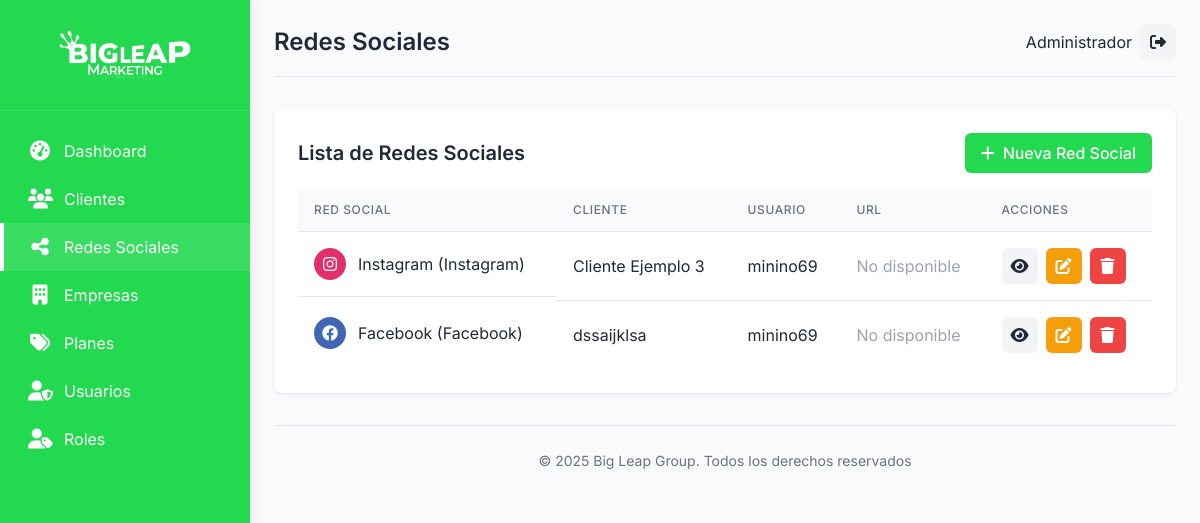
Screenshot of /redes-sociales.php (signed in) with the database file from the repository.
### tables this page shows
CREATE TABLE `redes_sociales` (
  `id_red` int(11) NOT NULL,
  `id_cliente` int(11) DEFAULT NULL,
  `tipo_red` varchar(50) NOT NULL,
  `nombre_red` varchar(100) NOT NULL,
  `usuario_red` varchar(100) DEFAULT NULL,
  `contrasena_red` varchar(100) DEFAULT NULL,
  `url_red` varchar(255) DEFAULT NULL,
  `notas` text DEFAULT NULL,
  `fecha_creacion` datetime DEFAULT current_timestamp()
);

CREATE TABLE `clientes` (
  `id_cliente` int(11) NOT NULL,
  `nombre_cliente` varchar(100) NOT NULL,
  `fecha_inicio` date DEFAULT NULL,
  `cumpleaños` date DEFAULT NULL,
  `fecha_pago` date DEFAULT NULL,
  `id_plan` int(11) DEFAULT NULL,
  `id_empresa` int(11) DEFAULT NULL,
  `estado` enum('Activo','Inactivo') NOT NULL DEFAULT 'Activo'
);

### utils/session.php (called while the page is built, shortened)
<?php
function isAdmin() {
    return isset($_SESSION['is_admin']) && $_SESSION['is_admin'] === true;
}
function getCurrentUserId() {
    return $_SESSION['user_id'] ?? null;
}
?>

### models/SocialNetwork.php (called while the page is built, shortened)
<?php
class SocialNetwork {
    private $conn;
    private $table_name = "redes_sociales";
    public function __construct($db) {
        $this->conn = $db;
    }
public function read($user_id, $is_admin) {
    if($is_admin) {
        $query = "SELECT r.*, c.nombre_cliente
                  FROM " . $this->table_name . " r
                  LEFT JOIN clientes c ON r.id_cliente = c.id_cliente
                  ORDER BY c.nombre_cliente ASC, r.nombre_red ASC";
        $stmt = $this->conn->prepare($query);
    }
    $stmt->execute();
    return $stmt;
}
    public function getNetworkTypeInfo($tipo_red) {
        $icons = [
            'Facebook' => ['icono' => 'fa-facebook', 'color' => '#4267B2'],
            'Instagram' => ['icono' => 'fa-instagram', 'color' => '#E1306C'],
            'YouTube' => ['icono' => 'fa-youtube', 'color' => '#FF0000'],
            'Twitter' => ['icono' => 'fa-twitter', 'color' => '#1DA1F2'],
            'LinkedIn' => ['icono' => 'fa-linkedin', 'color' => '#0077B5'],
            'TikTok' => ['icono' => 'fa-tiktok', 'color' => '#000000'],
            'Pinterest' => ['icono' => 'fa-pinterest', 'color' => '#E60023'],
            'Snapchat' => ['icono' => 'fa-snapchat', 'color' => '#FFFC00'],
            'WhatsApp' => ['icono' => 'fa-whatsapp', 'color' => '#25D366'],
            'Telegram' => ['icono' => 'fa-telegram', 'color' => '#0088cc']
        ];
        return isset($icons[$tipo_red]) ? $icons[$tipo_red] : ['icono' => 'fa-globe', 'color' => '#10b981'];
    }
}
?>

### redes-sociales.php (the view, shortened to what this page needs)
<?php
include_once 'models/SocialNetwork.php';
include_once 'utils/session.php';
$database = new Database();
$db = $database->getConnection();
$social_network = new SocialNetwork($db);
$stmt = $social_network->read(getCurrentUserId(), isAdmin());
include 'includes/layout_header.php';
?>
<div class="card">
    <div class="card-header">
        <h2 class="card-title">Lista de Redes Sociales</h2>
        <?php if(isAdmin()): ?>
        <a href="red-social-form.php" class="btn btn-primary">
            <i class="fas fa-plus mr-2"></i> Nueva Red Social
        </a>
        <?php endif; ?>
    </div>
    <table class="data-table">
        <thead>
            <tr>
                <th>Red Social</th>
                <th>Cliente</th>
                <th>Usuario</th>
                <th>URL</th>
                <th>Acciones</th>
            </tr>
        </thead>
        <tbody>
            <?php
            if($stmt->rowCount() > 0) {
                while($row = $stmt->fetch(PDO::FETCH_ASSOC)) {
                    extract($row);
                    $network_info = $social_network->getNetworkTypeInfo($tipo_red);
                    $icon = $network_info['icono'];
                    $bg_color = $network_info['color'];
                    $text_color = '#ffffff';
            ?>
            <tr>
                <td class="user-cell">
                    <div class="avatar" style="background-color: <?php echo $bg_color; ?>; display: flex; align-items: center; justify-content: center;">
                        <i class="fab <?php echo $icon; ?>" style="color: <?php echo $text_color; ?>;"></i>
                    </div>
                    <?php echo $nombre_red; ?> (<?php echo $tipo_red; ?>)
                </td>
                <td><?php echo $nombre_cliente; ?></td>
                <td><?php echo $usuario_red; ?></td>
                <td>
                    <?php if(!empty($url_red)): ?>
                    <a href="<?php echo $url_red; ?>" target="_blank" class="text-blue-600 hover:underline">
                        <?php echo $url_red; ?>
                    </a>
                    <?php else: ?>
                    <span class="text-gray-400">No disponible</span>
                    <?php endif; ?>
                </td>
                <td>
                    <div class="action-buttons">
                        <a href="red-social-view.php?id=<?php echo $id_red; ?>" class="btn btn-icon btn-secondary" title="Ver">
                            <i class="fas fa-eye"></i>
                        </a>
                        <?php if(isAdmin()): ?>
                        <a href="red-social-form.php?id=<?php echo $id_red; ?>" class="btn btn-icon btn-warning" title="Editar">
                            <i class="fas fa-edit"></i>
                        </a>
                        <a href="red-social-delete.php?id=<?php echo $id_red; ?>" class="btn btn-icon btn-danger" title="Eliminar" onclick="return confirm('¿Está seguro de eliminar esta red social?')">
                            <i class="fas fa-trash"></i>
                        </a>
                        <?php endif; ?>
                    </div>
                </td>
            </tr>
            <?php
                }
            } else {
            ?>
            <tr>
                <td colspan="5" class="text-center">No hay redes sociales disponibles.</td>
            </tr>
            <?php
            }
            ?>
        </tbody>
    </table>
</div>
<?php
include 'includes/layout_footer.php';
?>

### assets/css/style.css (style rules this page uses)
:root { --primary: #23D950; --primary-dark: #23D950; --primary-light: #d1fae5; --secondary: #f3f4f6; --text-dark: #1f2937; --text-light: #6b7280; --text-white: #ffffff; --danger: #ef4444; --warning: #f59e0b; --success: #23D950; --info: #3b82f6; }
body { font-family: "Inter", sans-serif; background-color: #f9fafb; color: var(--text-dark); margin: 0; padding: 0; }
.card { background-color: white; border-radius: 0.5rem; box-shadow: 0 1px 3px rgba(0, 0, 0, 0.1); padding: 1.5rem; margin-bottom: 1.5rem; }
.card-header { display: flex; justify-content: space-between; align-items: center; margin-bottom: 1rem; }
.card-title { font-size: 1.25rem; font-weight: 600; color: var(--text-dark); margin: 0; }
.data-table { width: 100%; border-collapse: separate; border-spacing: 0; }
.data-table th { background-color: #f9fafb; padding: 0.75rem 1rem; text-align: left; font-weight: 500; color: var(--text-light); border-bottom: 1px solid #e5e7eb; font-size: 0.75rem; text-transform: uppercase; letter-spacing: 0.05em; }
.data-table td { padding: 1rem; border-bottom: 1px solid #e5e7eb; color: var(--text-dark); }
.data-table tr:last-child td { border-bottom: none; }
.data-table .avatar { width: 32px; height: 32px; border-radius: 50%; margin-right: 0.75rem; }
.data-table .user-cell { display: flex; align-items: center; }
.btn { display: inline-flex; align-items: center; justify-content: center; padding: 0.5rem 1rem; border-radius: 0.375rem; font-weight: 500; text-decoration: none; transition: all 0.2s; cursor: pointer; border: none; }
.btn-primary { background-color: var(--primary); color: white; }
.btn-secondary { background-color: var(--secondary); color: var(--text-dark); }
.btn-danger { background-color: var(--danger); color: white; }
.btn-warning { background-color: var(--warning); color: white; }
.btn-icon { width: 36px; height: 36px; padding: 0; display: inline-flex; align-items: center; justify-content: center; border-radius: 0.375rem; }
.action-buttons { display: flex; gap: 0.5rem; }

### rows the page displays
redes_sociales: nombre_red "Instagram", tipo_red "Instagram", id_cliente.nombre_cliente "Cliente Ejemplo 3", usuario_red "minino69"
redes_sociales: nombre_red "Facebook", tipo_red "Facebook", id_cliente.nombre_cliente "dssaijklsa", usuario_red "minino69"

### other values shown
$page_title "Redes Sociales"
$_SESSION['user_name'] "Administrador"
